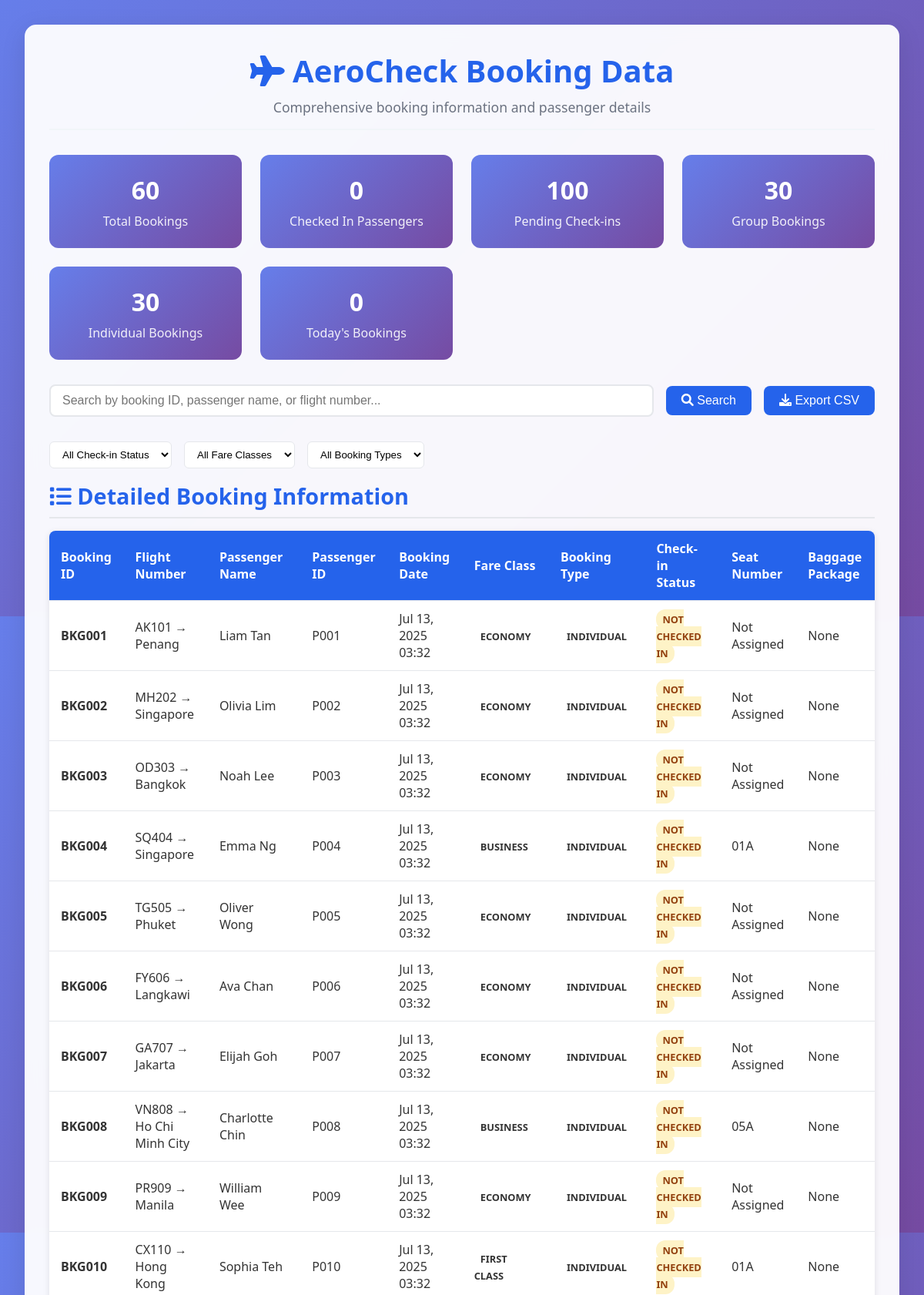
Screenshot of /get_booking_data.php (upper part) with the database file from the repository.
### tables this page shows
CREATE TABLE IF NOT EXISTS `bookings` (
    `booking_id` VARCHAR(50) PRIMARY KEY,
    `flight_number` VARCHAR(20) NOT NULL,
    `booking_date` DATETIME DEFAULT CURRENT_TIMESTAMP,
    `status` VARCHAR(20) DEFAULT 'Confirmed',
    `is_group_booking` BOOLEAN NOT NULL DEFAULT FALSE,
    `fare_class` VARCHAR(50) NOT NULL DEFAULT 'Economy',
    FOREIGN KEY (`flight_number`) REFERENCES `flights`(`flight_number`) ON DELETE CASCADE
);

CREATE TABLE IF NOT EXISTS `flights` (
    `flight_number` VARCHAR(20) PRIMARY KEY,
    `departure_time` DATETIME NOT NULL,
    `destination` VARCHAR(100) NOT NULL,
    `gate` VARCHAR(10) NOT NULL,
    `status` VARCHAR(20) DEFAULT 'On Time',
    `capacity` ENUM('182', '110') NOT NULL DEFAULT '182'
);

CREATE TABLE IF NOT EXISTS `passengers` (
    `passenger_id` VARCHAR(50) PRIMARY KEY,
    `first_name` VARCHAR(50) NOT NULL,
    `last_name` VARCHAR(50) NOT NULL,
    `passport_number` VARCHAR(50) UNIQUE,
    `contact_phone` VARCHAR(100),
    `email_address` VARCHAR(100),
    `created_at` TIMESTAMP DEFAULT CURRENT_TIMESTAMP
);

CREATE TABLE IF NOT EXISTS `booking_passengers` (
    `id` INT AUTO_INCREMENT PRIMARY KEY,
    `booking_id` VARCHAR(50) NOT NULL,
    `passenger_id` VARCHAR(50) NOT NULL,
    `seat_number` VARCHAR(10),
    `assigned_seat_id` VARCHAR(50),
    `check_in_status` VARCHAR(20) DEFAULT 'Not Checked In',
    `purchased_baggage_package_id` VARCHAR(50),
    `additional_baggage_pieces` INT DEFAULT 0,
    `additional_baggage_weight_kg` DECIMAL(5,2) DEFAULT 0.00,
    FOREIGN KEY (`booking_id`) REFERENCES `bookings`(`booking_id`) ON DELETE CASCADE,
    FOREIGN KEY (`passenger_id`) REFERENCES `passengers`(`passenger_id`) ON DELETE CASCADE,
    FOREIGN KEY (`purchased_baggage_package_id`) REFERENCES `baggage_packages`(`package_id`),
    FOREIGN KEY (`assigned_seat_id`) REFERENCES `seats`(`seat_id`),
    UNIQUE KEY `unique_booking_passenger` (`booking_id`, `passenger_id`)
);

### get_booking_data.php (the view, shortened to what this page needs)
<?php
$dbconnect = include 'databaseconnect.php';
?>
<!DOCTYPE html>
<html lang="en">
<head>
    <link href="https://cdnjs.cloudflare.com/ajax/libs/font-awesome/6.0.0/css/all.min.css" rel="stylesheet">
</head>
<body>
    <div class="container">
        <div class="header">
            <h1><i class="fas fa-plane"></i> AeroCheck Booking Data</h1>
            <p>Comprehensive booking information and passenger details</p>
        </div>
        <?php
        try {
            $stats = [];
            $stmt = $dbconnect->query("SELECT COUNT(*) as total FROM bookings");
            $stats['total_bookings'] = $stmt->fetch(PDO::FETCH_ASSOC)['total'];
            $stmt = $dbconnect->query("SELECT COUNT(*) as checked_in FROM booking_passengers WHERE check_in_status = 'Checked In'");
            $stats['checked_in'] = $stmt->fetch(PDO::FETCH_ASSOC)['checked_in'];
            $stmt = $dbconnect->query("SELECT COUNT(*) as not_checked_in FROM booking_passengers WHERE check_in_status = 'Not Checked In'");
            $stats['not_checked_in'] = $stmt->fetch(PDO::FETCH_ASSOC)['not_checked_in'];
            $stmt = $dbconnect->query("SELECT COUNT(*) as group_bookings FROM bookings WHERE is_group_booking = TRUE");
            $stats['group_bookings'] = $stmt->fetch(PDO::FETCH_ASSOC)['group_bookings'];
            $stmt = $dbconnect->query("SELECT COUNT(*) as individual_bookings FROM bookings WHERE is_group_booking = FALSE");
            $stats['individual_bookings'] = $stmt->fetch(PDO::FETCH_ASSOC)['individual_bookings'];
            $stmt = $dbconnect->query("SELECT COUNT(*) as today_bookings FROM bookings WHERE DATE(booking_date) = CURDATE()");
            $stats['today_bookings'] = $stmt->fetch(PDO::FETCH_ASSOC)['today_bookings'];
        ?>
        <div class="stats-grid">
            <div class="stat-card">
                <h3><?= $stats['total_bookings'] ?></h3>
                <p>Total Bookings</p>
            </div>
            <div class="stat-card">
                <h3><?= $stats['checked_in'] ?></h3>
                <p>Checked In Passengers</p>
            </div>
            <div class="stat-card">
                <h3><?= $stats['not_checked_in'] ?></h3>
                <p>Pending Check-ins</p>
            </div>
            <div class="stat-card">
                <h3><?= $stats['group_bookings'] ?></h3>
                <p>Group Bookings</p>
            </div>
            <div class="stat-card">
                <h3><?= $stats['individual_bookings'] ?></h3>
                <p>Individual Bookings</p>
            </div>
            <div class="stat-card">
                <h3><?= $stats['today_bookings'] ?></h3>
                <p>Today's Bookings</p>
            </div>
        </div>
        <div class="search-box">
            <input type="text" id="searchInput" placeholder="Search by booking ID, passenger name, or flight number...">
            <button onclick="filterTable()"><i class="fas fa-search"></i> Search</button>
            <button class="export-btn" onclick="exportToCSV()"><i class="fas fa-download"></i> Export CSV</button>
        </div>
        <div class="filter-options">
            <select id="statusFilter" onchange="filterTable()">
                <option value="">All Check-in Status</option>
            </select>
            <select id="fareClassFilter" onchange="filterTable()">
                <option value="">All Fare Classes</option>
            </select>
            <select id="bookingTypeFilter" onchange="filterTable()">
                <option value="">All Booking Types</option>
            </select>
        </div>
        <div class="section">
            <h2><i class="fas fa-list"></i> Detailed Booking Information</h2>
            <div class="table-container">
                <table id="bookingTable">
                    <thead>
                        <tr>
                            <th>Booking ID</th>
                            <th>Flight Number</th>
                            <th>Passenger Name</th>
                            <th>Passenger ID</th>
                            <th>Booking Date</th>
                            <th>Fare Class</th>
                            <th>Booking Type</th>
                            <th>Check-in Status</th>
                            <th>Seat Number</th>
                            <th>Baggage Package</th>
                        </tr>
                    </thead>
                    <tbody>
                        <?php
                        $stmt = $dbconnect->query("
                            SELECT
                                b.booking_id,
                                b.flight_number,
                                b.booking_date,
                                b.status as booking_status,
                                b.is_group_booking,
                                b.fare_class,
                                p.passenger_id,
                                CONCAT(p.first_name, ' ', p.last_name) as passenger_name,
                                p.contact_phone,
                                bp.seat_number,
                                bp.check_in_status,
                                bp.purchased_baggage_package_id,
                                bp.additional_baggage_pieces,
                                bp.additional_baggage_weight_kg,
                                f.destination,
                                f.departure_time,
                                f.gate
                            FROM bookings b
                            JOIN booking_passengers bp ON b.booking_id = bp.booking_id
                            JOIN passengers p ON bp.passenger_id = p.passenger_id
                            JOIN flights f ON b.flight_number = f.flight_number
                            ORDER BY b.booking_date DESC, b.booking_id, p.last_name
                        ");
                        while ($row = $stmt->fetch(PDO::FETCH_ASSOC)) {
                            $bookingType = $row['is_group_booking'] ? 'Group' : 'Individual';
                            $bookingTypeClass = $row['is_group_booking'] ? 'group-badge' : '';
                            echo "<tr>";
                            echo "<td><strong>{$row['booking_id']}</strong></td>";
                            echo "<td>{$row['flight_number']} → {$row['destination']}</td>";
                            echo "<td>{$row['passenger_name']}</td>";
                            echo "<td>{$row['passenger_id']}</td>";
                            echo "<td>" . date('M d, Y H:i', strtotime($row['booking_date'])) . "</td>";
                            echo "<td><span class='status-badge status-{$row['fare_class']}'>{$row['fare_class']}</span></td>";
                            echo "<td><span class='status-badge {$bookingTypeClass}'>{$bookingType}</span></td>";
                            echo "<td><span class='status-badge status-" . strtolower(str_replace(' ', '-', $row['check_in_status'])) . "'>{$row['check_in_status']}</span></td>";
                            echo "<td>" . ($row['seat_number'] ?: 'Not Assigned') . "</td>";
                            echo "<td>" . ($row['purchased_baggage_package_id'] ?: 'None') . "</td>";
                            echo "</tr>";
                        }
                        ?>
                    </tbody>
                </table>
            </div>
        </div>
        <?php
        } catch (PDOException $e) {
            echo "<div style='background: #fee2e2; color: #dc2626; padding: 1rem; border-radius: 8px; margin: 1rem 0;'>";
            echo "<strong>Database Error:</strong> " . $e->getMessage();
            echo "</div>";
        }
        ?>
    </div>
</body>
</html>

### get_booking_data.php (style rules this page uses)
* { margin: 0; padding: 0; box-sizing: border-box; }
body { font-family: 'Segoe UI', Tahoma, Geneva, Verdana, sans-serif; background: linear-gradient(135deg, #667eea 0%, #764ba2 100%); min-height: 100vh; color: #333; padding: 2rem; }
.container { max-width: 1400px; margin: 0 auto; background: rgba(255, 255, 255, 0.95); backdrop-filter: blur(10px); border-radius: 15px; box-shadow: 0 8px 32px rgba(0, 0, 0, 0.1); padding: 2rem; }
.header { text-align: center; margin-bottom: 2rem; padding-bottom: 1rem; border-bottom: 2px solid #f1f5f9; }
.header h1 { color: #2563eb; font-size: 2.5rem; margin-bottom: 0.5rem; }
.header p { color: #6b7280; font-size: 1.1rem; }
.stats-grid { display: grid; grid-template-columns: repeat(auto-fit, minmax(250px, 1fr)); gap: 1.5rem; margin-bottom: 2rem; }
.stat-card { background: linear-gradient(135deg, #667eea, #764ba2); color: white; padding: 1.5rem; border-radius: 12px; text-align: center; }
.stat-card h3 { font-size: 2rem; margin-bottom: 0.5rem; }
.stat-card p { opacity: 0.9; }
.section { margin-bottom: 3rem; }
.section h2 { color: #2563eb; font-size: 1.8rem; margin-bottom: 1rem; padding-bottom: 0.5rem; border-bottom: 2px solid #e5e7eb; }
.table-container { overflow-x: auto; background: #f8fafc; border-radius: 8px; box-shadow: 0 2px 8px rgba(0, 0, 0, 0.1); }
table { width: 100%; border-collapse: collapse; background: white; }
th, td { padding: 12px 15px; text-align: left; border-bottom: 1px solid #e5e7eb; }
th { background: #2563eb; color: white; font-weight: 600; position: sticky; top: 0; }
.status-badge { padding: 4px 8px; border-radius: 12px; font-size: 0.8rem; font-weight: 600; text-transform: uppercase; }
.status-not-checked-in { background: #fef3c7; color: #92400e; }
.search-box { margin-bottom: 2rem; display: flex; gap: 1rem; align-items: center; }
.search-box input { padding: 10px 15px; border: 2px solid #e5e7eb; border-radius: 8px; font-size: 1rem; flex: 1; }
.search-box button { padding: 10px 20px; background: #2563eb; color: white; border: none; border-radius: 8px; cursor: pointer; font-size: 1rem; }
.filter-options { display: flex; gap: 1rem; margin-bottom: 1rem; flex-wrap: wrap; }
.filter-options select { padding: 8px 12px; border: 1px solid #e5e7eb; border-radius: 6px; background: white; }
.export-btn { background: #10b981; color: white; padding: 10px 20px; border: none; border-radius: 8px; cursor: pointer; font-size: 1rem; margin-left: auto; }

### rows the page displays
bookings: booking_id "BKG001", flight_number "AK101", flight_number.destination "Penang", passenger_name "Liam Tan", passengers.passenger_id "P001", booking_date "Jul 13, 2025 03:32", fare_class "ECONOMY", is_group_booking "INDIVIDUAL", booking_passengers.check_in_status "NOT CHECKED IN", booking_passengers.seat_number "Not Assigned", booking_passengers.purchased_baggage_package_id "None"
bookings: booking_id "BKG002", flight_number "MH202", flight_number.destination "Singapore", passenger_name "Olivia Lim", passengers.passenger_id "P002", booking_date "Jul 13, 2025 03:32", fare_class "ECONOMY", is_group_booking "INDIVIDUAL", booking_passengers.check_in_status "NOT CHECKED IN", booking_passengers.seat_number "Not Assigned", booking_passengers.purchased_baggage_package_id "None"
bookings: booking_id "BKG003", flight_number "OD303", flight_number.destination "Bangkok", passenger_name "Noah Lee", passengers.passenger_id "P003", booking_date "Jul 13, 2025 03:32", fare_class "ECONOMY", is_group_booking "INDIVIDUAL", booking_passengers.check_in_status "NOT CHECKED IN", booking_passengers.seat_number "Not Assigned", booking_passengers.purchased_baggage_package_id "None"
bookings: booking_id "BKG004", flight_number "SQ404", flight_number.destination "Singapore", passenger_name "Emma Ng", passengers.passenger_id "P004", booking_date "Jul 13, 2025 03:32", fare_class "BUSINESS", is_group_booking "INDIVIDUAL", booking_passengers.check_in_status "NOT CHECKED IN", booking_passengers.seat_number "01A", booking_passengers.purchased_baggage_package_id "None"
bookings: booking_id "BKG005", flight_number "TG505", flight_number.destination "Phuket", passenger_name "Oliver Wong", passengers.passenger_id "P005", booking_date "Jul 13, 2025 03:32", fare_class "ECONOMY", is_group_booking "INDIVIDUAL", booking_passengers.check_in_status "NOT CHECKED IN", booking_passengers.seat_number "Not Assigned", booking_passengers.purchased_baggage_package_id "None"
bookings: booking_id "BKG006", flight_number "FY606", flight_number.destination "Langkawi", passenger_name "Ava Chan", passengers.passenger_id "P006", booking_date "Jul 13, 2025 03:32", fare_class "ECONOMY", is_group_booking "INDIVIDUAL", booking_passengers.check_in_status "NOT CHECKED IN", booking_passengers.seat_number "Not Assigned", booking_passengers.purchased_baggage_package_id "None"
bookings: booking_id "BKG007", flight_number "GA707", flight_number.destination "Jakarta", passenger_name "Elijah Goh", passengers.passenger_id "P007", booking_date "Jul 13, 2025 03:32", fare_class "ECONOMY", is_group_booking "INDIVIDUAL", booking_passengers.check_in_status "NOT CHECKED IN", booking_passengers.seat_number "Not Assigned", booking_passengers.purchased_baggage_package_id "None"
bookings: booking_id "BKG008", flight_number "VN808", flight_number.destination "Ho Chi Minh City", passenger_name "Charlotte Chin", passengers.passenger_id "P008", booking_date "Jul 13, 2025 03:32", fare_class "BUSINESS", is_group_booking "INDIVIDUAL", booking_passengers.check_in_status "NOT CHECKED IN", booking_passengers.seat_number "05A", booking_passengers.purchased_baggage_package_id "None"
bookings: booking_id "BKG009", flight_number "PR909", flight_number.destination "Manila", passenger_name "William Wee", passengers.passenger_id "P009", booking_date "Jul 13, 2025 03:32", fare_class "ECONOMY", is_group_booking "INDIVIDUAL", booking_passengers.check_in_status "NOT CHECKED IN", booking_passengers.seat_number "Not Assigned", booking_passengers.purchased_baggage_package_id "None"
bookings: booking_id "BKG010", flight_number "CX110", flight_number.destination "Hong Kong", passenger_name "Sophia Teh", passengers.passenger_id "P010", booking_date "Jul 13, 2025 03:32", fare_class "FIRST CLASS", is_group_booking "INDIVIDUAL", booking_passengers.check_in_status "NOT CHECKED IN", booking_passengers.seat_number "01A", booking_passengers.purchased_baggage_package_id "None"

### other values shown
$stats['total_bookings'] "60"
$stats['checked_in'] "0"
$stats['not_checked_in'] "100"
$stats['group_bookings'] "30"
$stats['individual_bookings'] "30"
$stats['today_bookings'] "0"
